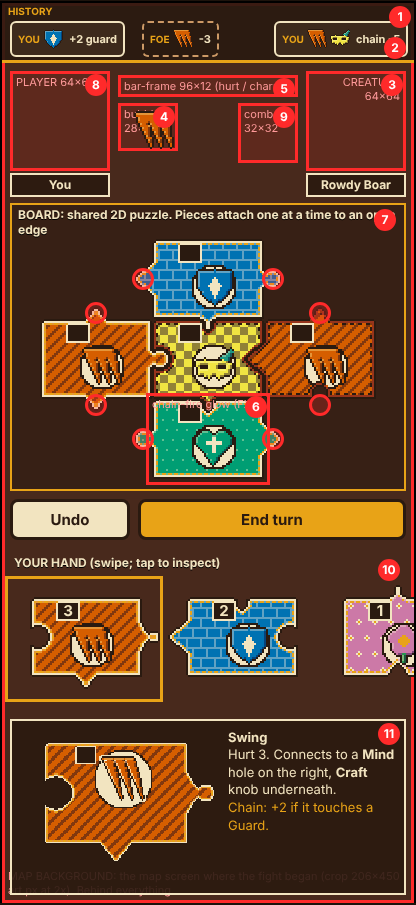
#> input picture aseprite-source/pfight/layout/mockup-phone.png, 416 x 905 px, given in place of tile-hand-hurt.png, which was not available
$ python check_cb.py layout
#> lines starting #> are read from the running program, lines starting #| are printed output that depends on the picture
#!/usr/bin/env python3
"""Tell-apart check: composite each tile, simulate colour vision, report the closest pair per view."""
import sys, itertools
import numpy as np
from PIL import Image
d = sys.argv[1]
T = ['hurt', 'guard', 'heal', 'charm', 'soothe', 'trick', 'item']
F = ['body', 'mind', 'craft']
M = {  # Machado 2009, severity 1.0, linear RGB
 'deuteranopia': [[.367322, .860646, -.227968], [.280085, .672501, .047413], [-.011820, .042940, .968881]],
 'protanopia':   [[.152286, 1.052583, -.204868], [.114503, .786281, .099216], [-.003882, -.048116, 1.051998]],
 'tritanopia':   [[1.255528, -.076749, -.178779], [-.078411, .930809, .147602], [.004733, .691367, .303900]]}
def lin(a): a = a / 255.; return np.where(a <= .04045, a / 12.92, ((a + .055) / 1.055) ** 2.4)
def srgb(a): a = np.clip(a, 0, 1); return np.where(a <= .0031308, a * 12.92, 1.055 * a ** (1 / 2.4) - .055) * 255
def sim(rgb, v):
    if v == 'gray':
        y = (lin(rgb) @ np.array([.2126, .7152, .0722]))[..., None]
        return srgb(np.repeat(y, 3, -1))
    return srgb(lin(rgb) @ np.array(M[v]).T)
def L(n): return Image.open(f'{d}/{n}').convert('RGBA')
def flat(im, bg=(61, 42, 28)):
    b = Image.new('RGBA', im.size, bg + (255,)); b.alpha_composite(im); return np.asarray(b.convert('RGB'), float)
def tile(k, t):
    b = L(f'tile-{k}-{t}.png'); b.alpha_composite(L('ico-%s.png' % t if k == 'hand' else 'ico-%s-s.png' % t), (37, 9) if k == 'hand' else (21, 14)); return flat(b)
def lum(rgb): return lin(rgb) @ np.array([.2126, .7152, .0722])
bad = 0
for k in ('hand', 'strip'):
    for v in ('none', 'gray', 'deuteranopia', 'protanopia', 'tritanopia'):
        ims = {t: tile(k, t) for t in T}
#> call 2 of L, with n = 'ico-hurt.png'
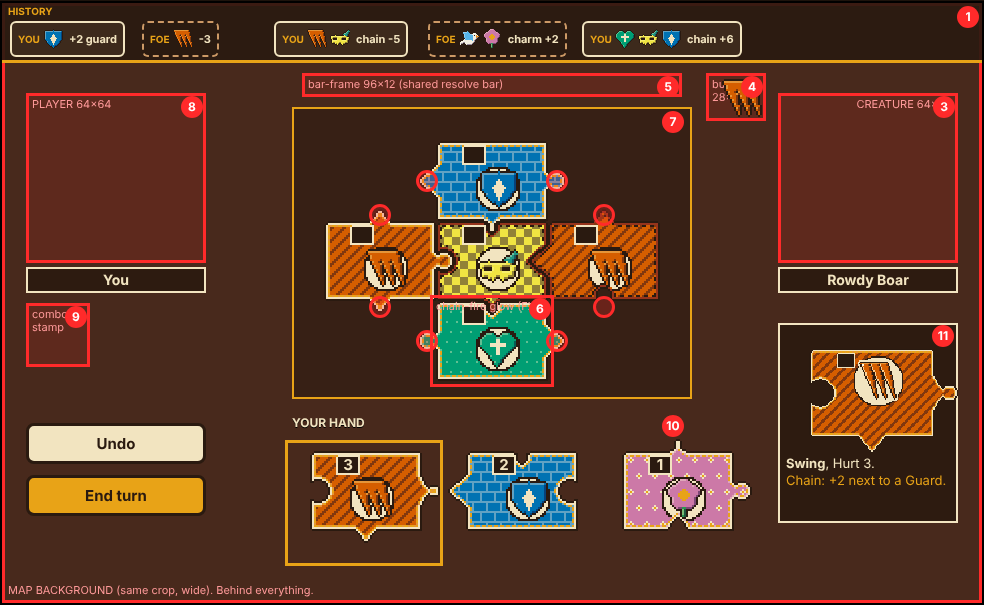
#> input picture aseprite-source/pfight/layout/mockup-wide.png, 984 x 605 px, given in place of ico-hurt.png, which was not available
#> in tile, `b.alpha_composite(L('ico-%s.png' % t if k == 'hand' else 'ico-%s-s.png`:
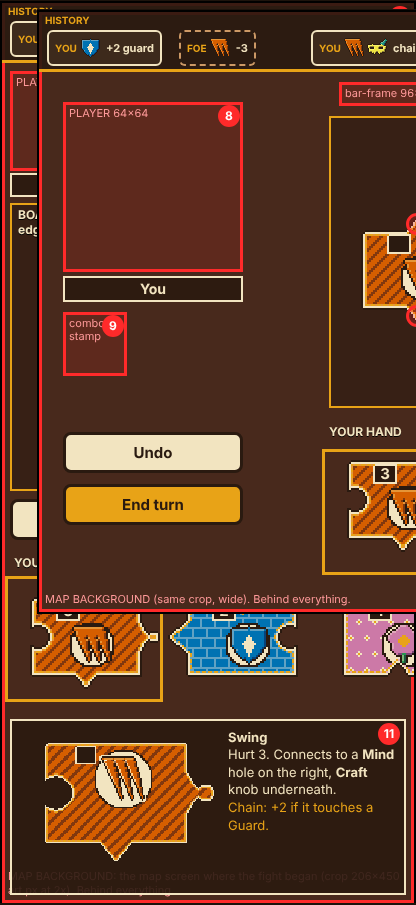
#> b: PIL image 416x905 RGBA; mean R, G, B, A 94, 55.8, 36, 255
#> in flat, `b = Image.new('RGBA', im.size, bg + (255,))`:
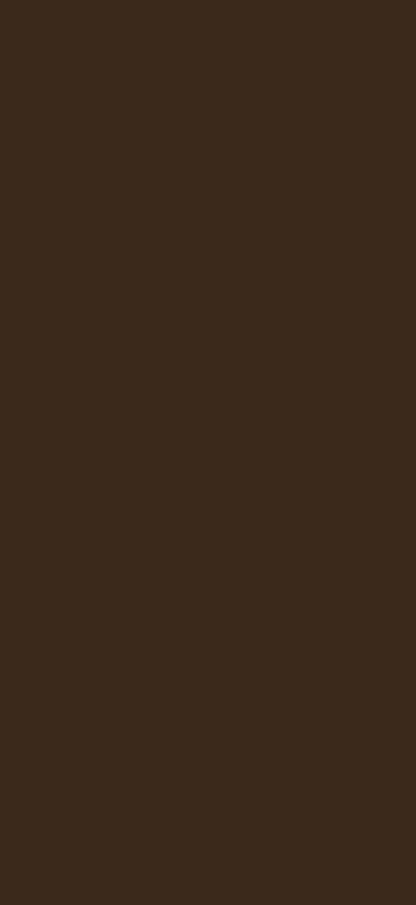
#> b: PIL image 416x905 RGBA; mean R, G, B, A 61, 42, 28, 255
#> (the run stopped early here; a loop or call above may not have finished)
